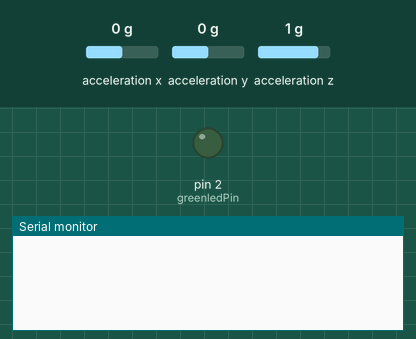
This sketch was run on a simulated Arduino Uno, built with avr-gcc and run on an emulated ATmega328P. Parts: output pins drawn as LEDs (lit = HIGH), the last lines printed to the serial monitor. Wiring (inferred from the names in the program): ADXL345 accelerometer at I2C address 0x53. Inputs (shaded band) come from the test bench; at power-on: acceleration x 0 g, acceleration y 0 g, acceleration z 1 g.

Above: at 0.01 s.
1.3 s: acceleration x set to -1.4 g
At 2.0 s:
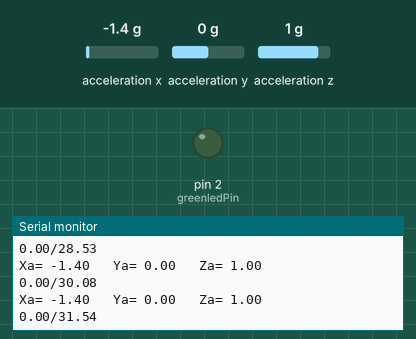
4.3 s: acceleration y set to -1.4 g
At 5.3 s:
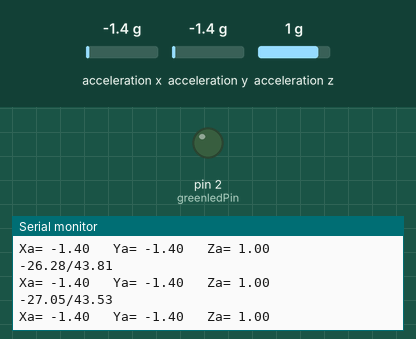
7.3 s: acceleration z set to -1.4 g
At 7.9 s:
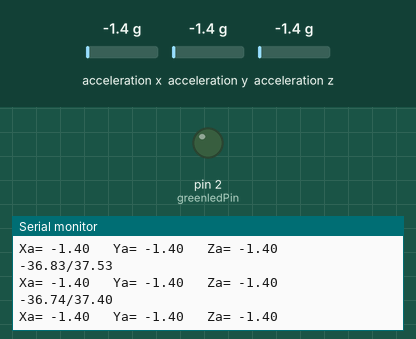
Timing chart, 0 to 10.3 s (numbered marks = the images above; inputs shaded):
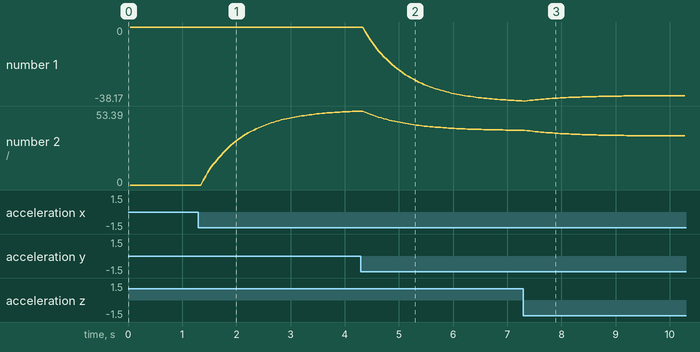

Measured:
- after the input at 1.3 s, the serial monitor: prints a new line after 0.08 s (image 1)
- plotted number 2: 0 → 53.33 after the input at 1.3 s

The sketch:

first_draft_tacet.ino
```cpp
#include <Wire.h>

int greenledPin = 2;
int redledPin = 3;
int flashtime = 1000;
int ADXL345 = 0x53;

float X_out, Y_out, Z_out;
float roll, pitch, rollF, pitchF=0;

void setup() {
  //Accelerometer readings
  Serial.begin(9600);

  Wire.begin();
  Wire.beginTransmission(ADXL345);
  Wire.write(0x2D);
  Wire.write(8);
  Wire.endTransmission();
  delay(10);

  //Calibration
  //X-axis:
  Wire.beginTransmission(ADXL345);
  Wire.write(0x1E);
  Wire.write(1);
  Wire.endTransmission();
  delay(10);

  //Y-axis:
  Wire.beginTransmission(ADXL345);
  Wire.write(0x1F);
  Wire.write(-2);
  Wire.endTransmission();
  delay(10);

  //Z-axis:
  Wire.beginTransmission(ADXL345);
  Wire.write(0x20);
  Wire.write(-9);
  Wire.endTransmission();
  delay(10);

  //LED setup:
  pinMode(greenledPin,OUTPUT);
}

void loop() {
  // === Read acceleromter data === //
  Wire.beginTransmission(ADXL345);
  Wire.write(0x32); // Start with register 0x32 (ACCEL_XOUT_H)
  Wire.endTransmission(false);
  Wire.requestFrom(ADXL345, 6, true); // Read 6 registers total, each axis value is stored in 2 registers
  X_out = ( Wire.read() | Wire.read() << 8); // X-axis value
  X_out = X_out / 256; //For a range of +-2g, we need to divide the raw values by 256, according to the datasheet
  Y_out = ( Wire.read() | Wire.read() << 8); // Y-axis value
  Y_out = Y_out / 256;
  Z_out = ( Wire.read() | Wire.read() << 8); // Z-axis value
  Z_out = Z_out / 256;

  // Calculate Roll and Pitch (rotation around X-axis, rotation around Y-axis)
  roll = atan(Y_out / sqrt(pow(X_out, 2) + pow(Z_out, 2))) * 180 / PI;
  pitch = atan(-1 * X_out / sqrt(pow(Y_out, 2) + pow(Z_out, 2))) * 180 / PI;

  // Low-pass filter
  rollF = 0.94 * rollF + 0.06 * roll;
  pitchF = 0.94 * pitchF + 0.06 * pitch;

  Serial.print(rollF);
  Serial.print("/");
  Serial.println(pitchF);
  Serial.print("Xa= ");
  Serial.print(X_out);
  Serial.print("   Ya= ");
  Serial.print(Y_out);
  Serial.print("   Za= ");
  Serial.println(Z_out);

  if(X_out > 0.95){
    digitalWrite(redledPin, LOW);
  }

  if(X_out < -0.95) {
    digitalWrite(redledPin, LOW);
  }

  else {
    digitalWrite(redledPin, HIGH);
  }

}
```
